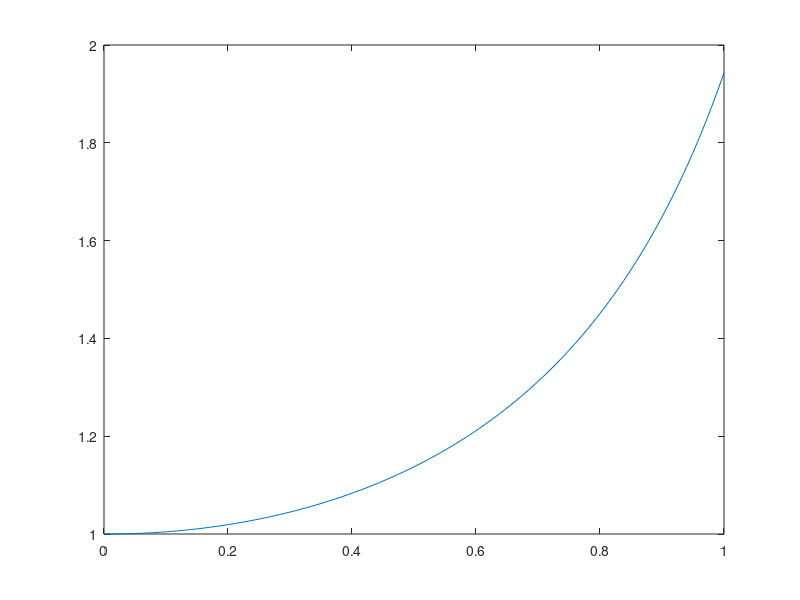

Recreate this plot in MATLAB.
function Lecture2Exercice1
t0   = 0;
tmax = 1;
nT = 100;
h = (tmax - t0)/nT;
t = linspace(0,1,nT);

y0 = 1;
y = zeros(1,nT);
y(:,1) = y0;
dy = @(t,y) computeDerivative(t,y);
for it = 1:nT-1
    yt1 = forwardEuler(t(it),y(:,it),h,dy);   
    y(:,it+1) = yt1;
end
plot(t,y)
end

function dy = computeDerivative(t,y)
dy = y*y*t;
end


function yt1 = forwardEuler(t,yt,h,dy)
f = dy(t,yt);
yt1 = yt + h*f;
end
